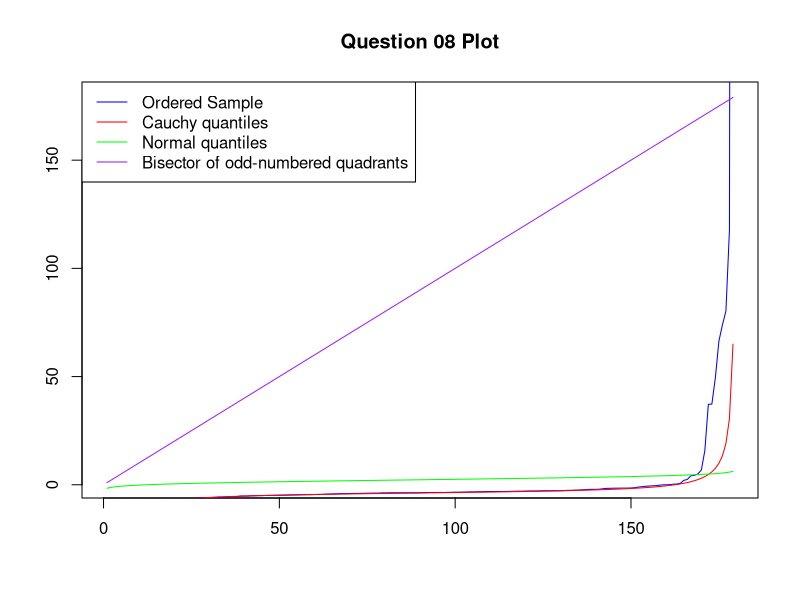

This figure's R source:
set.seed(1626)

n = 179

ordered_sample = sort(rcauchy(n, location = -3.8, scale = 1.2))

sample2 = c()
for (i in 1:179) {
  sample2 = c(sample2, qcauchy(i / (179 + 1), location = -3.8, scale = 1.2))
}

sample3 = c()
for (i in 1:179) {
  sample3 = c(sample3, qnorm(i / (179 + 1), mean = 2.3, sd = sqrt(2.4)))
}

x = 1:179

plot(x, type = "n", xlab = "", ylab = "", main = "Question 08 Plot")

lines(x, ordered_sample, type = "l", col = "blue")
lines(x, sample2, type = "l", col = "red")
lines(x, sample3, type = "l", col = "green")
lines(x, x, type = "l", col = "purple")
legend("topleft", legend = c("Ordered Sample", "Cauchy quantiles", "Normal quantiles", "Bisector of odd-numbered quadrants"), col = c("blue", "red", "green", "purple"), lty = 1)
